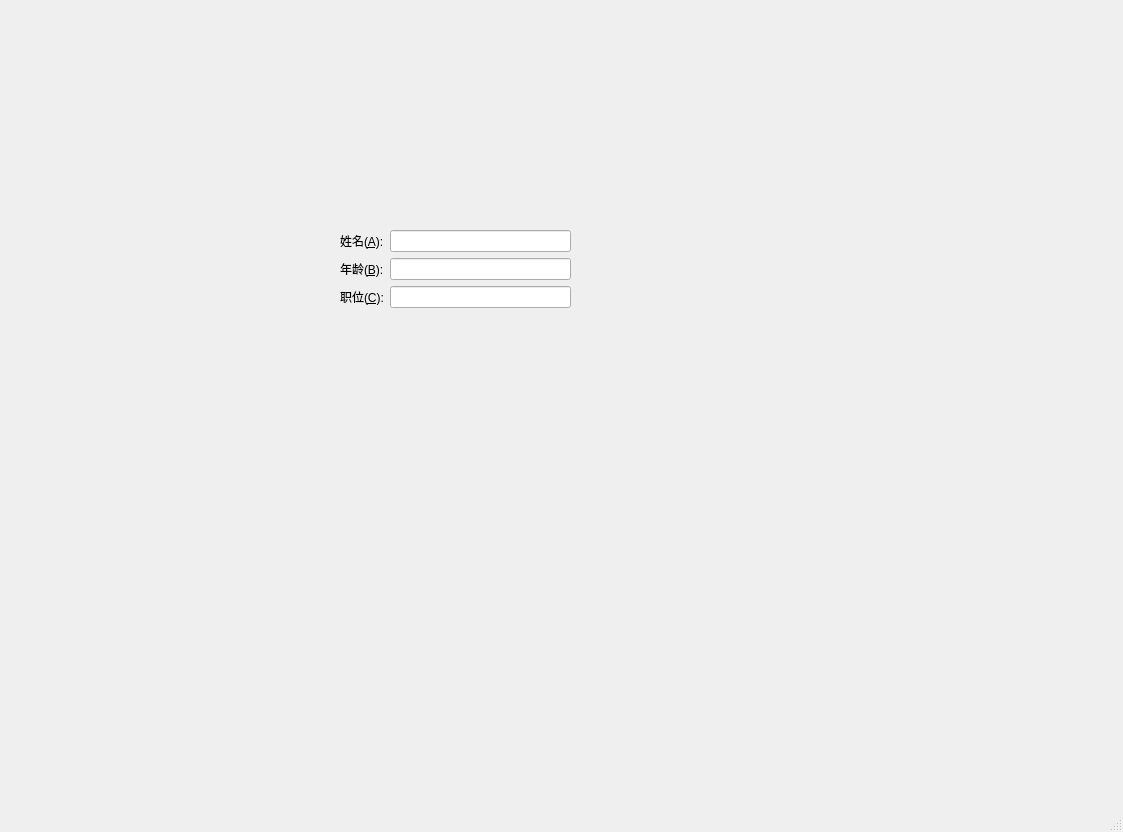
<?xml version="1.0" encoding="UTF-8"?>
<ui version="4.0">
 <class>MainWindow</class>
 <widget class="QMainWindow" name="MainWindow">
  <property name="geometry">
   <rect>
    <x>0</x>
    <y>0</y>
    <width>1123</width>
    <height>832</height>
   </rect>
  </property>
  <property name="windowTitle">
   <string>MainWindow</string>
  </property>
  <widget class="QWidget" name="centralwidget">
   <widget class="QWidget" name="formLayoutWidget">
    <property name="geometry">
     <rect>
      <x>340</x>
      <y>230</y>
      <width>231</width>
      <height>111</height>
     </rect>
    </property>
    <layout class="QFormLayout" name="formLayout">
     <item row="0" column="0">
      <widget class="QLabel" name="label">
       <property name="text">
        <string>姓名(&amp;A):</string>
       </property>
       <property name="buddy">
        <cstring>lineEdit</cstring>
       </property>
      </widget>
     </item>
     <item row="0" column="1">
      <widget class="QLineEdit" name="lineEdit"/>
     </item>
     <item row="1" column="0">
      <widget class="QLabel" name="label_2">
       <property name="text">
        <string>年龄(&amp;B):</string>
       </property>
       <property name="buddy">
        <cstring>lineEdit_2</cstring>
       </property>
      </widget>
     </item>
     <item row="1" column="1">
      <widget class="QLineEdit" name="lineEdit_2"/>
     </item>
     <item row="2" column="0">
      <widget class="QLabel" name="label_3">
       <property name="text">
        <string>职位(&amp;C):</string>
       </property>
       <property name="buddy">
        <cstring>lineEdit_3</cstring>
       </property>
      </widget>
     </item>
     <item row="2" column="1">
      <widget class="QLineEdit" name="lineEdit_3"/>
     </item>
    </layout>
   </widget>
  </widget>
  <widget class="QMenuBar" name="menubar">
   <property name="geometry">
    <rect>
     <x>0</x>
     <y>0</y>
     <width>1123</width>
     <height>26</height>
    </rect>
   </property>
  </widget>
  <widget class="QStatusBar" name="statusbar"/>
 </widget>
 <resources/>
 <connections/>
</ui>
